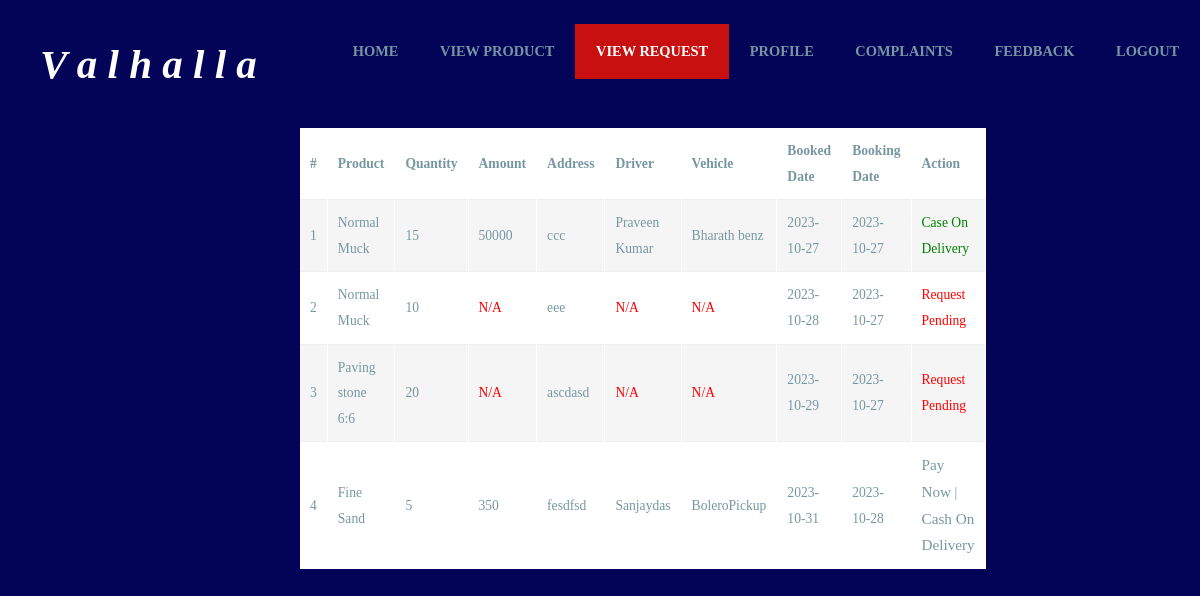
The page /project/User/ViewRequest.php (signed in) on the database as committed earlier.
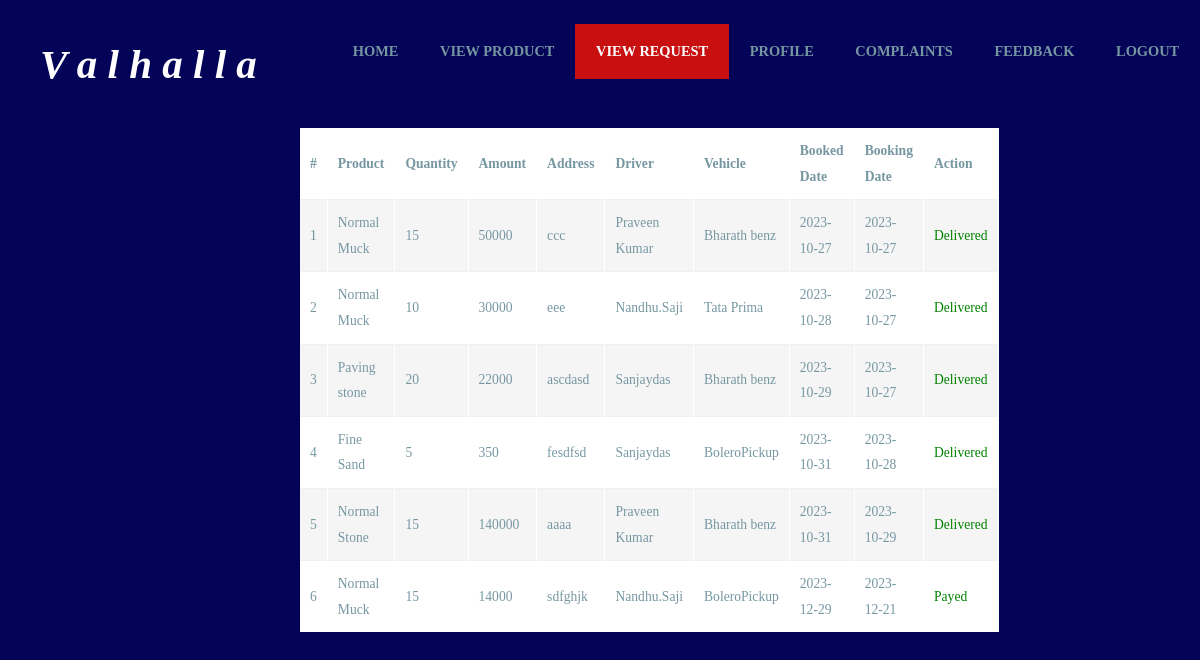
The same page on the database as committed later.
### tables this page shows
CREATE TABLE `tbl_booking` (
  `booking_id` int(20) NOT NULL,
  `product_id` int(20) NOT NULL,
  `user_id` int(20) NOT NULL,
  `driver_id` int(30) DEFAULT 0,
  `vehicle_id` int(11) DEFAULT 0,
  `booking_status` varchar(30) NOT NULL DEFAULT '0',
  `booking_qty` char(2) NOT NULL DEFAULT '0',
  `booking_amt` char(7) NOT NULL DEFAULT '0',
  `delivered_date` date NOT NULL,
  `booking_date` date NOT NULL,
  `delivery_address` varchar(100) NOT NULL
);

CREATE TABLE `tbl_product` (
  `product_id` int(30) NOT NULL,
  `product_name` varchar(30) NOT NULL,
  `category_id` int(30) NOT NULL,
  `product_price` varchar(30) NOT NULL,
  `product_img` varchar(350) NOT NULL
);

CREATE TABLE `tbl_driver` (
  `driver_id` int(30) NOT NULL,
  `driver_name` varchar(50) NOT NULL,
  `driver_contact` varchar(10) NOT NULL,
  `driver_email` varchar(40) NOT NULL,
  `driver_address` varchar(60) NOT NULL,
  `driver_password` varchar(8) NOT NULL,
  `place_id` int(20) NOT NULL,
  `driver_photo` varchar(500) NOT NULL
);

CREATE TABLE `tbl_vehicle` (
  `vehicle_id` int(20) NOT NULL,
  `vehicle_name` varchar(30) NOT NULL,
  `vehicle_number` varchar(30) NOT NULL,
  `vehicle_capacity` varchar(30) NOT NULL,
  `vehicle_photo` varchar(500) NOT NULL
);

### project/User/ViewRequest.php (the view, shortened to what this page needs)
<?php
include("../Assets/Connection/Connection.php");
include("Head.php");
        ?>
<!DOCTYPE html>
<html lang="en">
<head>
</head>
<body>
    <table cellpadding="10">
        <tr>
            <th>#</th>
            <th>Product</th>
            <th>Quantity</th>
            <th>Amount</th>
            <th>Address</th>
            <th>Driver</th>
            <th>Vehicle</th>
            <th>Booked Date</th>
            <th>Booking Date</th>
            <th>Action</th>
        </tr>
        <?php
        $i=0;
        $sel = "select * from tbl_booking b inner join tbl_product p on b.product_id=p.product_id where b.user_id=".$_SESSION["uid"];
        $res = $conn->query($sel);
        while($row = $res->fetch_assoc())
        {
            $i++;
            ?>
            <tr>
                <td><?php echo $i?></td>
                <td><?php echo $row["product_name"]?></td>
                <td><?php echo $row["booking_qty"]?></td>
                <?php
                if($row["booking_amt"] == 0)
                {
                    ?>
                    <td style="color:red">N/A</td>
                    <?php
                }
                else
                {
                    ?>
                    <td><?php echo $row["booking_amt"];?></td>
                    <?php
                }
                ?>
                <td><?php echo $row["delivery_address"];?></td>
                <?php
                if($row["driver_id"] == 0)
                {
                    ?>
                    <td style="color:red">N/A</td>
                    <?php
                }
                else
                {
                    $sel1 = "select * from tbl_driver where driver_id=".$row["driver_id"];
                    $res1 = $conn->query($sel1);
                    $r = $res1->fetch_assoc();
                    ?>
                    <td><?php echo $r["driver_name"];?></td>
                    <?php
                }
                if($row["vehicle_id"] == 0)
                {
                    ?>
                    <td style="color:red">N/A</td>
                    <?php
                }
                else
                {
                    $sl = "select * from tbl_vehicle where vehicle_id=".$row["vehicle_id"];
                    $r = $conn->query($sl);
                    $rr = $r->fetch_assoc();
                    ?>
                    <td><?php echo $rr["vehicle_name"];?></td>
                    <?php
                }
                ?>
                <td><?php echo $row["delivered_date"];?></td>
                <td><?php echo $row["booking_date"];?></td>
                <?php
                if($row["booking_status"] == 0)
                {
                    ?>
                    <td style="color:red">Request Pending</td>
                    <?php
                }
                else if($row["booking_status"] == 1)
                {
                    ?>
                    <td><a href="Payment.php?bkid=<?php echo $row["booking_id"]?>">Pay Now</a> | <a href="ViewRequest.php?bkid=<?php echo $row["booking_id"]?>">Cash On Delivery</a></td>
                    <?php
                }
                else if($row["booking_status"] == 2)
                {
                    ?>
                    <td style="color:green">Payed</td>
                    <?php
                }
                else if($row["booking_status"]==3)
                {
                    ?>
                    <td style="color:green">Case On Delivery</td>
                    <?php
                }
                else if($row["booking_status"]==4)
                {
                    ?>
                    <td style="color:green">Load Started</td>
                    <?php
                }
                else if($row["booking_status"]==5)
                {
                    ?>
                    <td style="color:green">Load Arrived</td>
                    <?php
                }
                else if($row["booking_status"]==6)
                {
                    ?>
                    <td style="color:green">Delivered</td>
                    <?php
                }
                ?>
            </tr>
            <?php
        }
        ?>
    </table>
</body>
</html>
<?php
include("Foot.php");
?>

### project/User/Head.php (shortened to what this page needs)
<!DOCTYPE html>
<html lang="en-US">
   <head>
      <link rel="stylesheet" href="../Assets/Template/Main/css/components.css">
      <link rel="stylesheet" href="../Assets/Template/Main/css/icons.css">
      <link rel="stylesheet" href="../Assets/Template/Main/css/responsee.css">
      <link rel="stylesheet" href="../Assets/Template/Main/owl-carousel/owl.carousel.css">
      <link rel="stylesheet" href="../Assets/Template/Main/owl-carousel/owl.theme.css">
      <link rel="stylesheet" href="../Assets/Template/Main/css/template-style.css">
   </head>
   <body class="size-1520 primary-color-red background-dark">
      <header class="grid" style="">
        <nav class="s-12 grid background-none background-primary-hightlight">
           <a href="index.php" class="m-12 l-3 padding-2x logo">
              <span style="color: white;font-size: 41px;font-weight: 800;font-family: ui-monospace;font-style:oblique">V a l h a l l a</span>
           </a>
           <div class="top-nav s-12 l-9">
              <ul class="top-ul right chevron">
              <li><a href="HomePage.php">Home</a></li>
                <li><a href="ViewProduct.php">View Product</a></li>
                <li><a href="ViewRequest.php">View Request</a></li>
                <li><a href="Profile.php">Profile</a></li>
                <li><a href="Complaint.php">Complaints</a></li>
                <li><a href="FeedBack.php">FeedBack</a></li>
                <li><a href="Logout.php">Logout</a></li>
              </ul>
           </div>
        </nav>
      </header>
      <div style="width:50%;margin: 0px auto;">

### project/User/Foot.php (shortened to what this page needs)
   </body>
</html>

### project/Assets/Template/Main/css/responsee.css (style rules this page uses)
* { -webkit-box-sizing:border-box; -moz-box-sizing:border-box; box-sizing:border-box; margin:0; }
body { background:none repeat scroll 0 0 #eeeeee; font-size:16px; font-family:"Open Sans",Arial,sans-serif; color:#444; }
a, a:link, a:visited, a:hover, a:active { text-decoration:none; color:#9BB800; transition:color 0.20s linear 0s; -o-transition:color 0.20s linear 0s; -ms-transition:color 0.20s linear 0s; -moz-transition:color 0.20s linear 0s; -webkit-transition:color 0.20s linear 0s; }
p,li,dl,blockquote,table,kbd { font-size: 0.85rem; line-height: 1.6; }
table { background:none repeat scroll 0 0 #fff; border:1px solid #f0f0f0; border-collapse:collapse; border-spacing:0; text-align:left; width:100%; }
table tr td, table tr th { padding:0.625rem; }
table tfoot, table thead,table tr:nth-of-type(2n) { background:none repeat scroll 0 0 #f0f0f0; }
th,table tr:nth-of-type(2n) td { border-right:1px solid #fff; }
td { border-right:1px solid #f0f0f0; }
.grid { display:grid; grid-template-columns:repeat(12, 1fr); width:100%; margin:0 auto; }
li { padding:0; }
ul,ol { padding-left:1.25rem; }
.size-1520 .line,.size-1520 .grid { max-width:95rem; }
nav { display:block; width:100%; background:#152732; }
.line::after, nav::after, .center::after, .box::after, .margin::after, .margin2x::after, .grid.full::after { clear:both; content: "."; display:block; height:0; line-height:0; overflow:hidden; visibility:hidden; }
.top-nav ul { padding:0; }
.top-nav li { float:left; list-style:none outside none; cursor:pointer; }
.top-nav li a { color:#fff; display:block; font-size:1rem; padding:1.25rem; }
.top-nav .active-item a { background:#2b4c61; }
.aside-nav a,.aside-nav a:link,.aside-nav a:visited,.aside-nav li > ul,.top-nav a,.top-nav a:link,.top-nav a:visited { transition:background 0.20s linear 0s; -o-transition:background 0.20s linear 0s; -ms-transition:background 0.20s linear 0s; -moz-transition:background 0.20s linear 0s; -webkit-transition:background 0.20s linear 0s; }
.s-1,.s-2,.s-five,.s-3,.s-4,.s-5,.s-6,.s-7,.s-8,.s-9,.s-10,.s-11,.s-12,.m-1,.m-2,.m-five,.m-3,.m-4,.m-5,.m-6,.m-7,.m-8,.m-9,.m-10,.m-11,.m-12,.l-1,.l-2,.l-five,.l-3,.l-4,.l-5,.l-6,.l-7,.l-8,.l-9,.l-10,.l-11,.l-12,.xl-1,.xl-2,.xl-five,.xl-3,.xl-4,.xl-5,.xl-6,.xl-7,.xl-8,.xl-9,.xl-10,.xl-11,.xl-12,.xxl-1,.xxl-2,.xxl-five,.xxl-3,.xxl-4,.xxl-5,.xxl-6,.xxl-7,.xxl-8,.xxl-9,.xxl-10,.xxl-11,.xxl-12 { float:left; position:static; }
.s-12, .grid .s-12.center { width:100% }
.grid .s-12 { grid-column:span 12; }
.m-12, .grid .m-12.center { width:100% }
.grid .m-12 { grid-column:span 12; }
.l-3, .grid .l-3.center { width:25%; }
.l-9, .grid .l-9.center { width:75%; }
.grid .l-3 { grid-column:span 3; }
.grid .l-9 { grid-column:span 9; }
.right { float:right; }
@media screen and (max-width:1366px) { .size-960,.size-1140,.size-1280,.size-1520 { max-width:1366px; } }
.grid .s-1,.grid .s-2,.grid .s-five,.grid .s-3,.grid .s-4,.grid .s-5,.grid .s-6,.grid .s-7,.grid .s-8,.grid .s-9,.grid .s-10,.grid .s-11,.grid .s-12,.grid .m-1,.grid .m-2,.grid .m-five,.grid .m-3,.grid .m-4,.grid .m-5,.grid .m-6,.grid .m-7,.grid .m-8,.grid .m-9,.grid .m-10,.grid .m-11,.grid .m-12,.grid .l-1,.grid .l-2,.grid .l-five,.grid .l-3,.grid .l-4,.grid .l-5,.grid .l-6,.grid .l-7,.grid .l-8,.grid .l-9,.grid .l-10,.grid .l-11,.grid .l-12,.grid .xl-1,.grid .xl-2,.grid .xl-five,.grid .xl-3,.grid .xl-4,.grid .xl-5,.grid .xl-6,.grid .xl-7,.grid .xl-8,.grid .xl-9,.grid .xl-10,.grid .xl-11,.grid .xl-12,.grid .xxl-1,.grid .xxl-2,.grid .xxl-five,.grid .xxl-3,.grid .xxl-4,.grid .xxl-5,.grid .xxl-6,.grid .xxl-7,.grid .xxl-8,.grid .xxl-9,.grid .xxl-10,.grid .xxl-11,.grid .xxl-12 { float:none; width:auto; }
.grid .grid { padding:0; width:100%; }

Rows that differ between the two databases and show on the page:
changed tbl_booking "ccc": booking_status "Case On Delivery" → "Delivered"
changed tbl_booking "eee": booking_amt (not shown) → "30000"; driver.driver_name (not shown) → "Nandhu.Saji"; vehicle.vehicle_name (not shown) → "Tata Prima"; booking_status "Request Pending" → "Delivered"; no longer shows "N/A"
changed tbl_booking "ascdasd": product.product_name "Paving stone 6:6" → "Paving stone"; booking_amt (not shown) → "22000"; driver.driver_name (not shown) → "Sanjaydas"; vehicle.vehicle_name (not shown) → "Bharath benz"; booking_status "Request Pending" → "Delivered"; no longer shows "N/A"
changed tbl_booking "fesdfsd": booking_status "Pay Now | Cash On Delivery" → "Delivered"
added tbl_booking: product.product_name "Normal Stone", booking_qty "15", booking_amt "140000", delivery_address "aaaa", driver.driver_name "Praveen Kumar", vehicle.vehicle_name "Bharath benz", delivered_date "2023-10-31", booking_date "2023-10-29", booking_status "Delivered"
added tbl_booking: product.product_name "Normal Muck", booking_qty "15", booking_amt "14000", delivery_address "sdfghjk", driver.driver_name "Nandhu.Saji", vehicle.vehicle_name "BoleroPickup", delivered_date "2023-12-29", booking_date "2023-12-21", booking_status "Payed"
